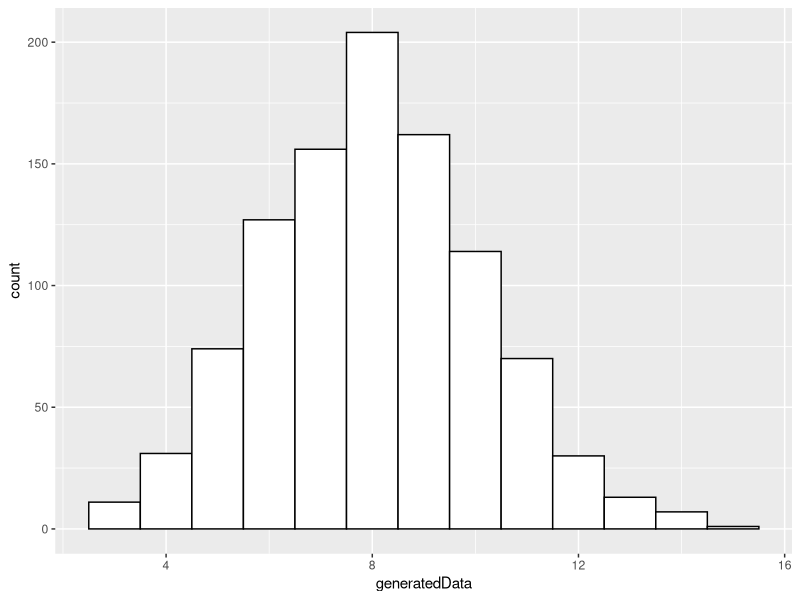
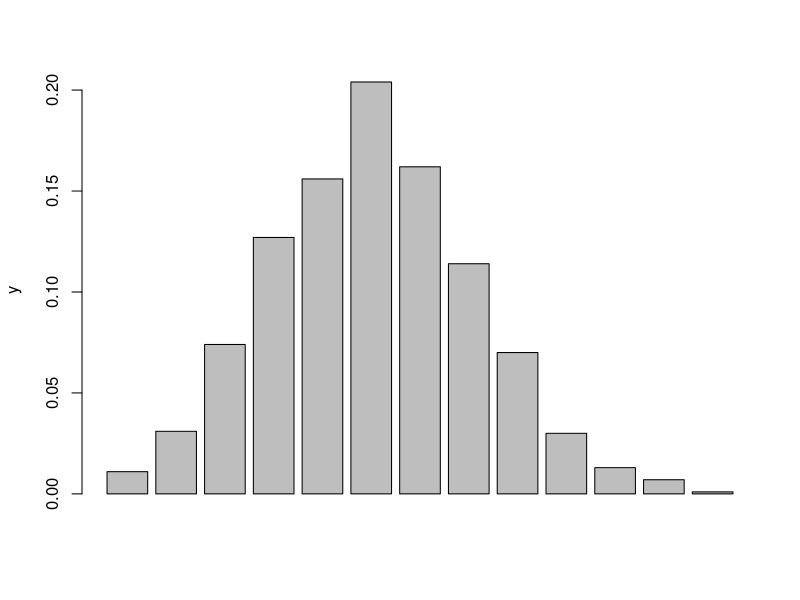
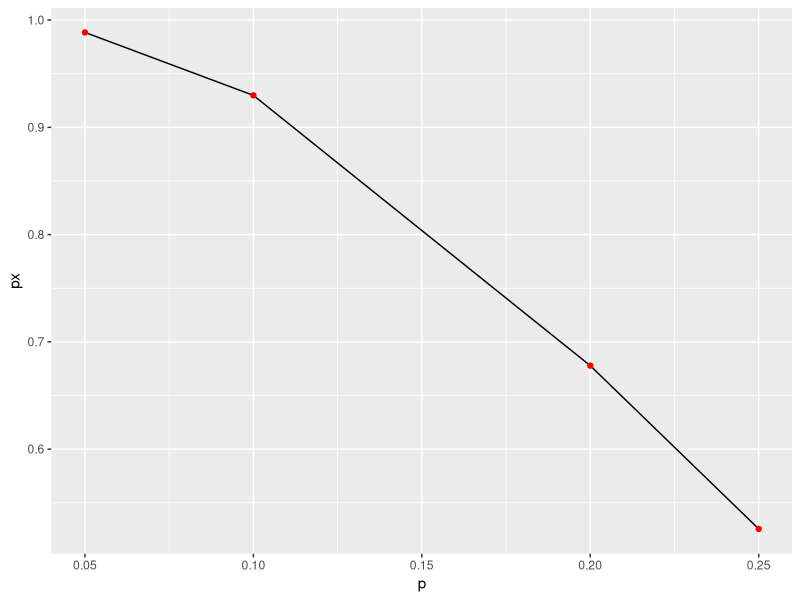
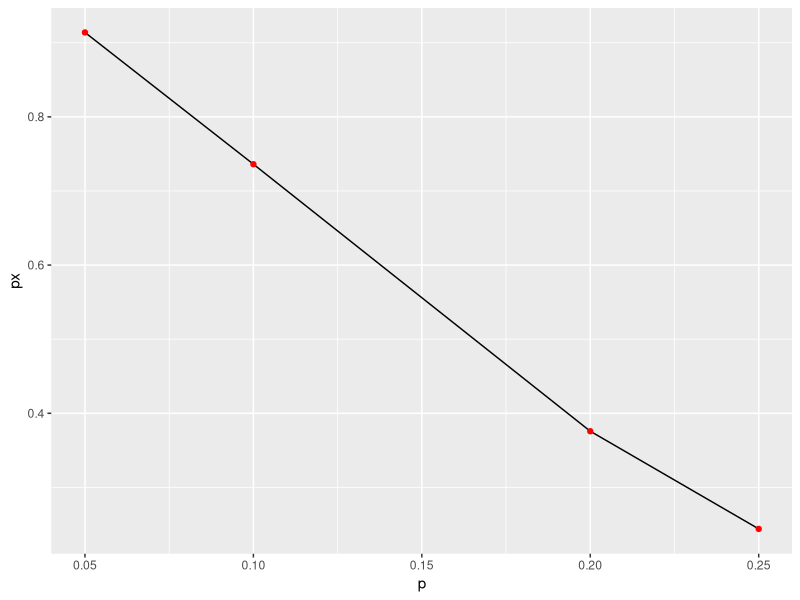
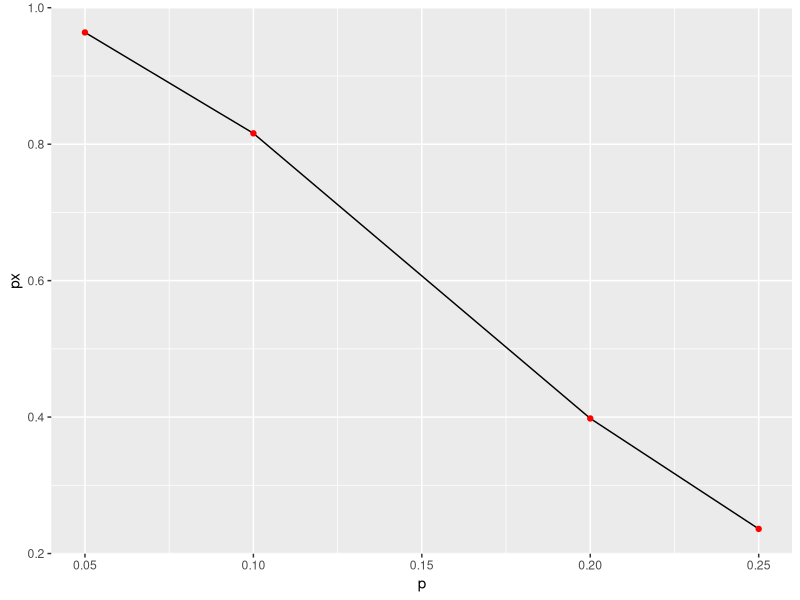

Write R code to recreate these figures, in order.
library(ggplot2)

x <- 20
N <- 1000
p <- 0.4
generatedData <- rbinom(N, x, p)

# a
png(filename="hist.png")
ggplot() + aes(generatedData) + 
  geom_histogram(binwidth=1, colour="black", fill="white")
dev.off()

# b
# print out the mean, variance and standard deviation
paste("Mean:", signif(mean(generatedData), digits=4),
    "| Variance:", signif(var(generatedData), digits=4),
    "| Standard Deviation:", signif(sqrt(var(generatedData)), digits=4)
)

# c
# print out the summary statistics
summary(generatedData)
relfreq <- as.vector(ftable(generatedData))/N

ftable(generatedData)/N

# d
png(filename="relfreq.png")
barplot(relfreq, ylab="y")
# ggplot() + aes(x=c(1:length(relfreq))) + 
#   geom_histogram(y=relfreq, binwidth=1, colour="black", fill="white")
dev.off()

# e


# 3.58
# a

bnom_df <- data.frame(
    p=c(0.05, 0.10, 0.20, 0.25), 
    px=c(
        signif(pbinom(2, size=10, prob=0.05), digits=4),
        signif(pbinom(2, size=10, prob=0.10), digits=4),
        signif(pbinom(2, size=10, prob=0.20), digits=4),
        signif(pbinom(2, size=10, prob=0.25), digits=4)
    )
)
print(bnom_df)

# b

png(filename="charcurve1.png")
ggplot(bnom_df, aes(x=p, y=px)) + geom_line() + geom_point(colour="red")
dev.off()

# c

bnom_df <- data.frame(
    p=c(0.05, 0.10, 0.20, 0.25), 
    px=c(
        signif(pbinom(1, size=10, prob=0.05), digits=4),
        signif(pbinom(1, size=10, prob=0.10), digits=4),
        signif(pbinom(1, size=10, prob=0.20), digits=4),
        signif(pbinom(1, size=10, prob=0.25), digits=4)
    )
)
print(bnom_df)

png(filename="charcurve2.png")
ggplot(bnom_df, aes(x=p, y=px)) + geom_line() + geom_point(colour="red")
dev.off()

# d

bnom_df <- data.frame(
    p=c(0.05, 0.10, 0.20, 0.25), 
    px=c(
        signif(pbinom(2, size=15, prob=0.05), digits=4),
        signif(pbinom(2, size=15, prob=0.10), digits=4),
        signif(pbinom(2, size=15, prob=0.20), digits=4),
        signif(pbinom(2, size=15, prob=0.25), digits=4)
    )
)
print(bnom_df)

png(filename="charcurve3.png")
ggplot(bnom_df, aes(x=p, y=px)) + geom_line() + geom_point(colour="red")
dev.off()
